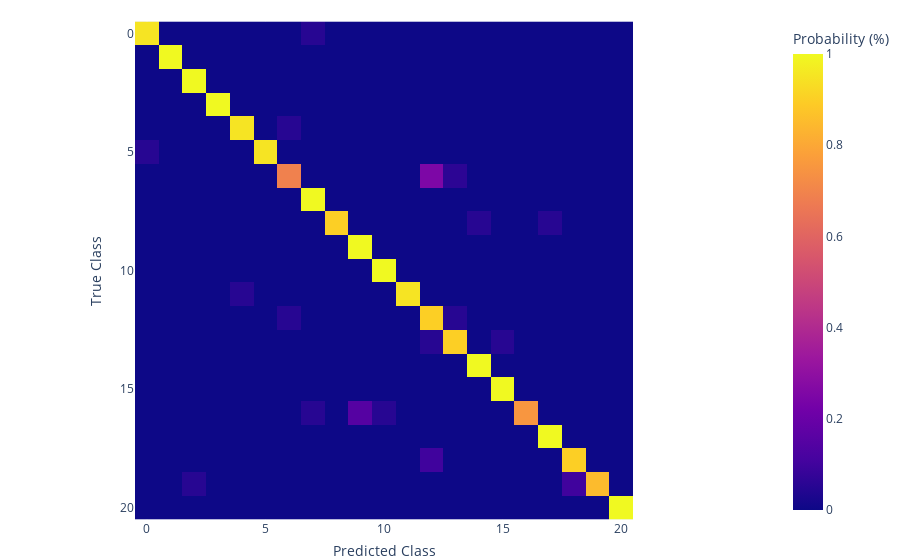

Notebook code cell kept with this figure:
### Code cell
import plotly.express as px
fig = px.imshow(cm,
                labels=dict(x="Predicted Class", y="True Class", color="Probability (%)"),
                #x=labels,
                #y=labels,
                #color_continuous_scale=px.colors.sequential.Blues
            )

fig.update_layout(autosize=True, margin={'l': 0, 'r': 0, 't': 20, 'b': 0})
fig.write_image('cm_demo.png', scale=2)
fig.show()

### Figure 1 — Plotly figure (JSON) as saved in the notebook; plotly's stock layout.template omitted (floating-point values rounded to 4 significant figures; data arrays with more than 128 entries replaced by an {"elided": "..."} marker saying what was removed)
{"data": [{"coloraxis": "coloraxis", "hovertemplate": "Predicted Class: %{x}<br>True Class: %{y}<br>Probability (%): %{z}<extra></extra>", "type": "heatmap", "z": {"elided": "21x21 float values"}}], "layout": {"autosize": true, "coloraxis": {"colorbar": {"title": {"text": "Probability (%)"}}, "colorscale": [[0, "#0d0887"], [0.1111, "#46039f"], [0.2222, "#7201a8"], [0.3333, "#9c179e"], [0.4444, "#bd3786"], [0.5556, "#d8576b"], [0.6667, "#ed7953"], [0.7778, "#fb9f3a"], [0.8889, "#fdca26"], [1, "#f0f921"]]}, "margin": {"b": 0, "l": 0, "r": 0, "t": 20}, "xaxis": {"constrain": "domain", "scaleanchor": "y", "title": {"text": "Predicted Class"}}, "yaxis": {"autorange": "reversed", "constrain": "domain", "title": {"text": "True Class"}}}}
